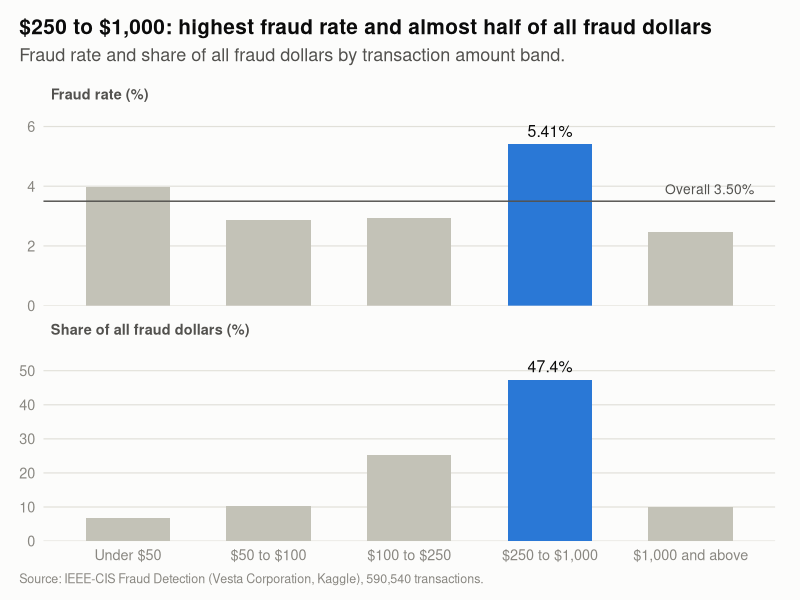
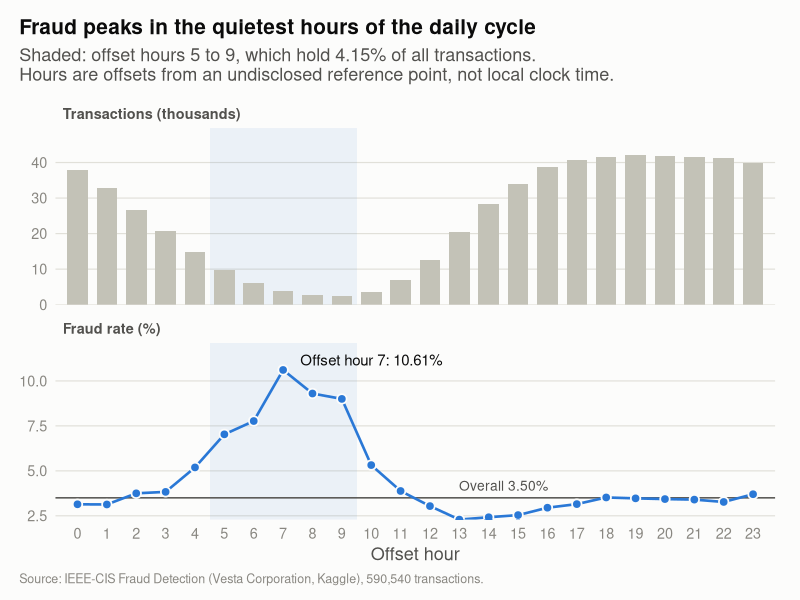
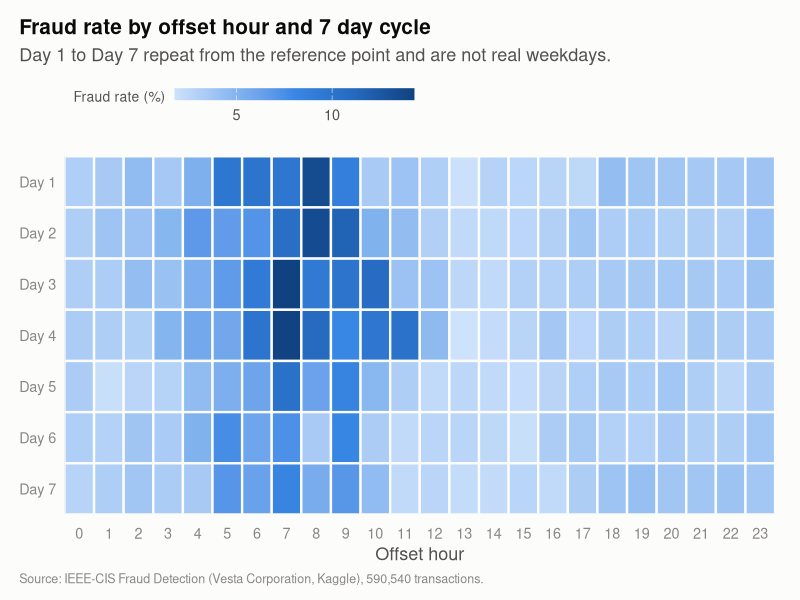
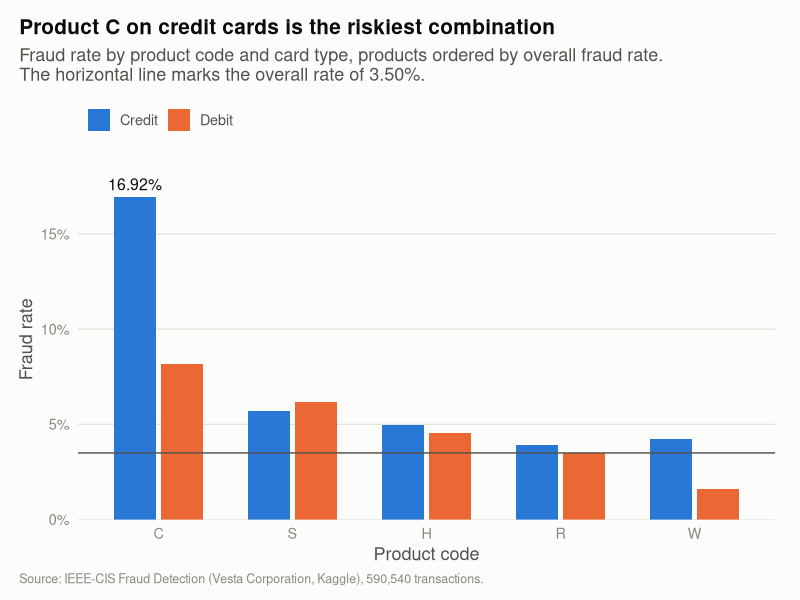

The R script that drew these images, in order:
# ==============================================================================
# analysis.R : Card Transaction Fraud Detection (EDA), charts
#
# Reads the aggregated CSVs produced by analysis.sql and saves four charts.
# Run from the repository root (in RStudio: Session > Set Working Directory >
# To Source File Location), then source the whole script.
#
# Inputs : fraud_by_product.csv, fraud_by_amount_usd.csv, by_hour.csv,
#          heatmap.csv, by_product_card.csv
# Outputs: chart_amount_bands.png, chart_hourly.png, chart_heatmap.png,
#          chart_product_card.png
#
# Note on time: TransactionDT is an offset from an undisclosed reference point,
# so hours are offset hours (not local clock time) and the 7 day cycle is not
# a real weekday.
# ==============================================================================

# Run once if needed: install.packages("tidyverse")
library(tidyverse)

# ------------------------------------------------------------------------------
# Shared style: one quiet theme, a fixed blue and orange pair, gray for context
# ------------------------------------------------------------------------------
ink      <- "#0b0b0b"   # titles and key labels
ink_2    <- "#52514e"   # subtitles, reference line labels
muted    <- "#898781"   # axis text, captions
grid_col <- "#e1e0d9"   # hairline gridlines
surface  <- "#fcfcfb"   # chart background
blue     <- "#2a78d6"   # main series and highlight
orange   <- "#eb6834"   # second series
context  <- "#c3c2b7"   # bars that give context only

source_note <- "Source: IEEE-CIS Fraud Detection (Vesta Corporation, Kaggle), 590,540 transactions."

theme_fraud <- function() {
  theme_minimal(base_size = 13) +
    theme(
      plot.background     = element_rect(fill = surface, colour = NA),
      panel.background    = element_rect(fill = surface, colour = NA),
      panel.grid.major.x  = element_blank(),
      panel.grid.minor    = element_blank(),
      panel.grid.major.y  = element_line(colour = grid_col, linewidth = 0.4),
      axis.text           = element_text(colour = muted),
      axis.title          = element_text(colour = ink_2),
      plot.title          = element_text(colour = ink, face = "bold", size = 15),
      plot.subtitle       = element_text(colour = ink_2, margin = margin(b = 10)),
      plot.caption        = element_text(colour = muted, hjust = 0, size = 9),
      strip.text          = element_text(colour = ink_2, face = "bold", hjust = 0),
      legend.position     = "top",
      legend.justification = "left",
      legend.title        = element_blank(),
      legend.text         = element_text(colour = ink_2),
      plot.title.position = "plot",
      plot.caption.position = "plot",
      plot.margin         = margin(14, 18, 10, 14)
    )
}

pct <- function(x, digits = 2) sprintf(paste0("%.", digits, "f%%"), x)

# Overall fraud rate, weighted by volume (frauds / transactions), used as the
# reference line in every chart
prod <- read_csv("fraud_by_product.csv", show_col_types = FALSE)
overall_rate <- sum(prod$frauds) / sum(prod$txns) * 100


# ------------------------------------------------------------------------------
# Chart A: fraud rate and share of fraud dollars by amount band (Finding 1)
# Two aligned panels: count based risk on top, dollar exposure below.
# ------------------------------------------------------------------------------
band_labels <- c("Under $50", "$50 to $100", "$100 to $250", "$250 to $1,000", "$1,000 and above")

amt <- read_csv("fraud_by_amount_usd.csv", show_col_types = FALSE) |>
  mutate(
    band = factor(
      amt_bucket,
      levels = c("01: <50", "02: 50-100", "03: 100-250", "04: 250-1000", "05: 1000+"),
      labels = band_labels
    ),
    highlight = band == "$250 to $1,000"
  )

amt_panels <- c("Fraud rate (%)", "Share of all fraud dollars (%)")
amt_long <- bind_rows(
  transmute(amt, band, highlight, value = fraud_rate_pct, panel = amt_panels[1],
            label = pct(fraud_rate_pct, 2)),
  transmute(amt, band, highlight, value = share_of_fraud_usd_pct, panel = amt_panels[2],
            label = pct(share_of_fraud_usd_pct, 1))
) |>
  mutate(panel = factor(panel, levels = amt_panels))

amt_rate_panel <- tibble(
  panel = factor(amt_panels[1], levels = amt_panels),
  band = factor("$1,000 and above", levels = band_labels),
  y = overall_rate
)

p_amt <- ggplot(amt_long, aes(x = band, y = value, fill = highlight)) +
  geom_col(width = 0.6) +
  geom_hline(data = amt_rate_panel, aes(yintercept = y), colour = ink_2, linewidth = 0.5) +
  geom_text(data = amt_rate_panel, aes(x = band, y = y, label = paste("Overall", pct(overall_rate))),
            inherit.aes = FALSE, hjust = 1, vjust = -0.7, nudge_x = 0.45,
            colour = ink_2, size = 3.5) +
  geom_text(data = filter(amt_long, highlight), aes(label = label),
            vjust = -0.6, colour = ink, size = 4) +
  facet_wrap(~panel, ncol = 1, scales = "free_y") +
  scale_fill_manual(values = c(`TRUE` = blue, `FALSE` = context), guide = "none") +
  scale_y_continuous(expand = expansion(mult = c(0, 0.22))) +
  labs(
    title = "$250 to $1,000: highest fraud rate and almost half of all fraud dollars",
    subtitle = "Fraud rate and share of all fraud dollars by transaction amount band.",
    x = NULL, y = NULL, caption = source_note
  ) +
  theme_fraud()

ggsave("chart_amount_bands.png", p_amt, width = 9.5, height = 7, dpi = 150, bg = surface)


# ------------------------------------------------------------------------------
# Chart B: volume and fraud rate by offset hour, two aligned panels (Finding 2)
# Two panels instead of a dual axis, so each measure keeps its own honest scale.
# ------------------------------------------------------------------------------
hr <- read_csv("by_hour.csv", show_col_types = FALSE)

window_hours <- 5:9
window_share <- sum(hr$txns[hr$hour_of_day %in% window_hours]) / sum(hr$txns) * 100
peak <- slice_max(hr, fraud_rate_pct, n = 1)

panel_levels <- c("Transactions (thousands)", "Fraud rate (%)")
hr_long <- bind_rows(
  transmute(hr, hour_of_day, value = txns / 1000, panel = panel_levels[1]),
  transmute(hr, hour_of_day, value = fraud_rate_pct, panel = panel_levels[2])
) |>
  mutate(panel = factor(panel, levels = panel_levels))

rate_panel <- function(df) mutate(df, panel = factor(panel_levels[2], levels = panel_levels))

p_hr <- ggplot() +
  annotate("rect", xmin = min(window_hours) - 0.5, xmax = max(window_hours) + 0.5,
           ymin = -Inf, ymax = Inf, fill = blue, alpha = 0.08) +
  geom_col(data = filter(hr_long, panel == panel_levels[1]),
           aes(x = hour_of_day, y = value), fill = context, width = 0.7) +
  geom_hline(data = rate_panel(tibble(y = overall_rate)),
             aes(yintercept = y), colour = ink_2, linewidth = 0.5) +
  geom_text(data = rate_panel(tibble(x = 14.5, y = overall_rate)),
            aes(x = x, y = y, label = paste("Overall", pct(overall_rate))),
            hjust = 0.5, vjust = -0.7, colour = ink_2, size = 3.5) +
  geom_line(data = filter(hr_long, panel == panel_levels[2]),
            aes(x = hour_of_day, y = value), colour = blue, linewidth = 0.9) +
  geom_point(data = filter(hr_long, panel == panel_levels[2]),
             aes(x = hour_of_day, y = value), shape = 21, size = 2.6,
             fill = blue, colour = surface, stroke = 0.9) +
  geom_text(data = rate_panel(tibble(x = peak$hour_of_day, y = peak$fraud_rate_pct)),
            aes(x = x, y = y, label = paste0("Offset hour ", x, ": ", pct(y))),
            hjust = -0.12, vjust = -0.4, colour = ink, size = 3.8) +
  facet_wrap(~panel, ncol = 1, scales = "free_y") +
  scale_x_continuous(breaks = 0:23, expand = expansion(add = 0.4)) +
  scale_y_continuous(expand = expansion(mult = c(0, 0.18))) +
  labs(
    title = "Fraud peaks in the quietest hours of the daily cycle",
    subtitle = paste0(
      "Shaded: offset hours ", min(window_hours), " to ", max(window_hours),
      ", which hold ", pct(window_share), " of all transactions.\n",
      "Hours are offsets from an undisclosed reference point, not local clock time."
    ),
    x = "Offset hour", y = NULL, caption = source_note
  ) +
  theme_fraud()

ggsave("chart_hourly.png", p_hr, width = 10, height = 6.5, dpi = 150, bg = surface)


# ------------------------------------------------------------------------------
# Chart C: fraud rate by offset hour and 7 day cycle (supports Finding 2)
# ------------------------------------------------------------------------------
hm <- read_csv("heatmap.csv", show_col_types = FALSE) |>
  mutate(cycle_day = factor(weekday_proxy, levels = 0:6, labels = paste("Day", 1:7)))

p_hm <- ggplot(hm, aes(x = hour_of_day, y = cycle_day, fill = fraud_rate_pct)) +
  geom_tile(colour = surface, linewidth = 0.8) +
  scale_fill_gradientn(
    colours = c("#cde2fb", "#86b6ef", "#3987e5", "#256abf", "#104281"),
    name = "Fraud rate (%)",
    guide = guide_colourbar(barwidth = unit(12, "lines"), barheight = unit(0.6, "lines"))
  ) +
  scale_x_continuous(breaks = 0:23, expand = c(0, 0)) +
  scale_y_discrete(limits = rev) +
  labs(
    title = "Fraud rate by offset hour and 7 day cycle",
    subtitle = "Day 1 to Day 7 repeat from the reference point and are not real weekdays.",
    x = "Offset hour", y = NULL, caption = source_note
  ) +
  theme_fraud() +
  theme(
    panel.grid.major.y = element_blank(),
    legend.title = element_text(colour = ink_2, size = 10, vjust = 0.9)
  )

ggsave("chart_heatmap.png", p_hm, width = 10, height = 5, dpi = 150, bg = surface)


# ------------------------------------------------------------------------------
# Chart D: fraud rate by product and card type (Finding 3)
# Products ordered by their overall fraud rate; credit and debit side by side.
# ------------------------------------------------------------------------------
product_order <- prod |> arrange(desc(fraud_rate_pct)) |> pull(ProductCD)

pc <- read_csv("by_product_card.csv", show_col_types = FALSE) |>
  filter(card_type %in% c("credit", "debit")) |>
  mutate(
    ProductCD = factor(ProductCD, levels = product_order),
    card_type = factor(card_type, levels = c("credit", "debit"), labels = c("Credit", "Debit"))
  )

dodge_width <- 0.7
top_cell <- slice_max(pc, fraud_rate_pct, n = 1) |>
  mutate(x = as.numeric(ProductCD) + if_else(card_type == "Credit", -dodge_width / 4, dodge_width / 4))

p_pc <- ggplot(pc, aes(x = ProductCD, y = fraud_rate_pct, fill = card_type)) +
  geom_col(position = position_dodge(width = dodge_width), width = 0.62) +
  geom_hline(yintercept = overall_rate, colour = ink_2, linewidth = 0.5) +
  geom_text(data = top_cell, aes(x = x, y = fraud_rate_pct, label = pct(fraud_rate_pct)),
            inherit.aes = FALSE, vjust = -0.6, colour = ink, size = 4) +
  scale_fill_manual(values = c(Credit = blue, Debit = orange)) +
  scale_y_continuous(labels = function(x) paste0(x, "%"),
                     expand = expansion(mult = c(0, 0.12))) +
  labs(
    title = "Product C on credit cards is the riskiest combination",
    subtitle = paste0("Fraud rate by product code and card type, products ordered by overall fraud rate.\n",
                      "The horizontal line marks the overall rate of ", pct(overall_rate), "."),
    x = "Product code", y = "Fraud rate", caption = source_note
  ) +
  theme_fraud()

ggsave("chart_product_card.png", p_pc, width = 9, height = 5.5, dpi = 150, bg = surface)
